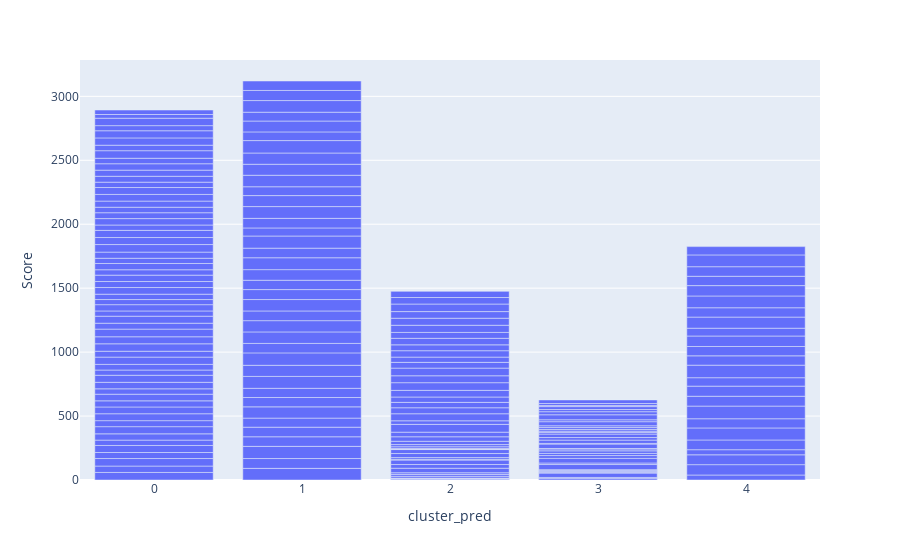

The notebook cell saved with this chart:
### Markdown cell above
#Clusters 0,1,2,3 have a higher proportion of females than males and cluster 4 has an almost equal proportion of both.

### Code cell
import plotly.express as px
px.bar(data_frame=clusters_new, x='cluster_pred',y='Score')

### Figure 1 — Plotly figure (JSON) as saved in the notebook; plotly's stock layout.template omitted (floating-point values rounded to 4 significant figures; data arrays with more than 128 entries replaced by an {"elided": "..."} marker saying what was removed)
{"data": [{"alignmentgroup": "True", "hovertemplate": "cluster_pred=%{x}<br>Score=%{y}<extra></extra>", "legendgroup": "", "marker": {"color": "#636efa", "pattern": {"shape": ""}}, "name": "", "offsetgroup": "", "orientation": "v", "showlegend": false, "textposition": "auto", "type": "bar", "x": {"elided": "198 int values"}, "xaxis": "x", "y": {"elided": "198 int values"}, "yaxis": "y"}], "layout": {"barmode": "relative", "legend": {"tracegroupgap": 0}, "margin": {"t": 60}, "xaxis": {"anchor": "y", "domain": [0, 1], "title": {"text": "cluster_pred"}}, "yaxis": {"anchor": "x", "domain": [0, 1], "title": {"text": "Score"}}}}
